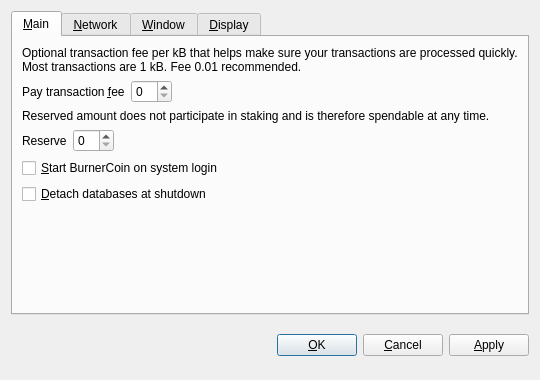
<?xml version="1.0" encoding="UTF-8"?>
<ui version="4.0">
 <class>OptionsDialog</class>
 <widget class="QDialog" name="OptionsDialog">
  <property name="geometry">
   <rect>
    <x>0</x>
    <y>0</y>
    <width>540</width>
    <height>380</height>
   </rect>
  </property>
  <property name="windowTitle">
   <string>Options</string>
  </property>
  <property name="modal">
   <bool>true</bool>
  </property>
  <layout class="QVBoxLayout" name="verticalLayout">
   <item>
    <widget class="QTabWidget" name="tabWidget">
     <property name="tabPosition">
      <enum>QTabWidget::North</enum>
     </property>
     <property name="currentIndex">
      <number>0</number>
     </property>
     <widget class="QWidget" name="tabMain">
      <attribute name="title">
       <string>&amp;Main</string>
      </attribute>
      <layout class="QVBoxLayout" name="verticalLayout_Main">
       <item>
        <widget class="QLabel" name="transactionFeeInfoLabel">
         <property name="text">
          <string>Optional transaction fee per kB that helps make sure your transactions are processed quickly. Most transactions are 1 kB. Fee 0.01 recommended.</string>
         </property>
         <property name="textFormat">
          <enum>Qt::PlainText</enum>
         </property>
         <property name="wordWrap">
          <bool>true</bool>
         </property>
        </widget>
       </item>
       <item>
        <layout class="QHBoxLayout" name="horizontalLayoutFee">
         <item>
          <widget class="QLabel" name="transactionFeeLabel">
           <property name="text">
            <string>Pay transaction &amp;fee</string>
           </property>
           <property name="textFormat">
            <enum>Qt::PlainText</enum>
           </property>
           <property name="buddy">
            <cstring>transactionFee</cstring>
           </property>
          </widget>
         </item>
         <item>
          <widget class="BitcoinAmountField" name="transactionFee"/>
         </item>
         <item>
          <spacer name="horizontalSpacerFee">
           <property name="orientation">
            <enum>Qt::Horizontal</enum>
           </property>
           <property name="sizeHint" stdset="0">
            <size>
             <width>40</width>
             <height>20</height>
            </size>
           </property>
          </spacer>
         </item>
        </layout>
       </item>
       <item>
        <widget class="QLabel" name="reserveBalanceInfoLabel">
         <property name="text">
          <string>Reserved amount does not participate in staking and is therefore spendable at any time.</string>
         </property>
         <property name="textFormat">
          <enum>Qt::PlainText</enum>
         </property>
         <property name="wordWrap">
          <bool>true</bool>
         </property>
        </widget>
       </item>
       <item>
        <layout class="QHBoxLayout" name="horizontalLayoutReserveBalance">
         <item>
          <widget class="QLabel" name="reserveBalanceLabel">
           <property name="text">
            <string>Reserve</string>
           </property>
           <property name="textFormat">
            <enum>Qt::PlainText</enum>
           </property>
           <property name="buddy">
            <cstring>reserveBalance</cstring>
           </property>
          </widget>
         </item>
         <item>
          <widget class="BitcoinAmountField" name="reserveBalance"/>
         </item>
         <item>
          <spacer name="horizontalSpacerReserveBalance">
           <property name="orientation">
            <enum>Qt::Horizontal</enum>
           </property>
           <property name="sizeHint" stdset="0">
            <size>
             <width>40</width>
             <height>20</height>
            </size>
           </property>
          </spacer>
         </item>
        </layout>
       </item>
       <item>
        <widget class="QCheckBox" name="bitcoinAtStartup">
         <property name="toolTip">
          <string>Automatically start BurnerCoin after logging in to the system.</string>
         </property>
         <property name="text">
          <string>&amp;Start BurnerCoin on system login</string>
         </property>
        </widget>
       </item>
       <item>
        <widget class="QCheckBox" name="detachDatabases">
         <property name="toolTip">
          <string>Detach block and address databases at shutdown. This means they can be moved to another data directory, but it slows down shutdown. The wallet is always detached.</string>
         </property>
         <property name="text">
          <string>&amp;Detach databases at shutdown</string>
         </property>
        </widget>
       </item>
       <item>
        <spacer name="verticalSpacer_Main">
         <property name="orientation">
          <enum>Qt::Vertical</enum>
         </property>
         <property name="sizeHint" stdset="0">
          <size>
           <width>20</width>
           <height>40</height>
          </size>
         </property>
        </spacer>
       </item>
      </layout>
     </widget>
     <widget class="QWidget" name="tabNetwork">
      <attribute name="title">
       <string>&amp;Network</string>
      </attribute>
      <layout class="QVBoxLayout" name="verticalLayout_Network">
       <item>
        <widget class="QCheckBox" name="mapPortUpnp">
         <property name="toolTip">
          <string>Automatically open the BurnerCoin client port on the router. This only works when your router supports UPnP and it is enabled.</string>
         </property>
         <property name="text">
          <string>Map port using &amp;UPnP</string>
         </property>
        </widget>
       </item>
       <item>
        <widget class="QCheckBox" name="connectSocks">
         <property name="toolTip">
          <string>Connect to the BurnerCoin network through a SOCKS proxy (e.g. when connecting through Tor).</string>
         </property>
         <property name="text">
          <string>&amp;Connect through SOCKS proxy:</string>
         </property>
        </widget>
       </item>
       <item>
        <layout class="QHBoxLayout" name="horizontalLayout_Network">
         <item>
          <widget class="QLabel" name="proxyIpLabel">
           <property name="text">
            <string>Proxy &amp;IP:</string>
           </property>
           <property name="textFormat">
            <enum>Qt::PlainText</enum>
           </property>
           <property name="buddy">
            <cstring>proxyIp</cstring>
           </property>
          </widget>
         </item>
         <item>
          <widget class="QValidatedLineEdit" name="proxyIp">
           <property name="maximumSize">
            <size>
             <width>140</width>
             <height>16777215</height>
            </size>
           </property>
           <property name="toolTip">
            <string>IP address of the proxy (e.g. 127.0.0.1)</string>
           </property>
          </widget>
         </item>
         <item>
          <widget class="QLabel" name="proxyPortLabel">
           <property name="text">
            <string>&amp;Port:</string>
           </property>
           <property name="textFormat">
            <enum>Qt::PlainText</enum>
           </property>
           <property name="buddy">
            <cstring>proxyPort</cstring>
           </property>
          </widget>
         </item>
         <item>
          <widget class="QLineEdit" name="proxyPort">
           <property name="maximumSize">
            <size>
             <width>55</width>
             <height>16777215</height>
            </size>
           </property>
           <property name="toolTip">
            <string>Port of the proxy (e.g. 9050)</string>
           </property>
          </widget>
         </item>
         <item>
          <widget class="QLabel" name="socksVersionLabel">
           <property name="text">
            <string>SOCKS &amp;Version:</string>
           </property>
           <property name="textFormat">
            <enum>Qt::PlainText</enum>
           </property>
           <property name="buddy">
            <cstring>socksVersion</cstring>
           </property>
          </widget>
         </item>
         <item>
          <widget class="QValueComboBox" name="socksVersion">
           <property name="toolTip">
            <string>SOCKS version of the proxy (e.g. 5)</string>
           </property>
          </widget>
         </item>
         <item>
          <spacer name="horizontalSpacer_Network">
           <property name="orientation">
            <enum>Qt::Horizontal</enum>
           </property>
           <property name="sizeHint" stdset="0">
            <size>
             <width>40</width>
             <height>20</height>
            </size>
           </property>
          </spacer>
         </item>
        </layout>
       </item>
       <item>
        <spacer name="verticalSpacer_Network">
         <property name="orientation">
          <enum>Qt::Vertical</enum>
         </property>
         <property name="sizeHint" stdset="0">
          <size>
           <width>20</width>
           <height>40</height>
          </size>
         </property>
        </spacer>
       </item>
      </layout>
     </widget>
     <widget class="QWidget" name="tabWindow">
      <attribute name="title">
       <string>&amp;Window</string>
      </attribute>
      <layout class="QVBoxLayout" name="verticalLayout_Window">
       <item>
        <widget class="QCheckBox" name="minimizeToTray">
         <property name="toolTip">
          <string>Show only a tray icon after minimizing the window.</string>
         </property>
         <property name="text">
          <string>&amp;Minimize to the tray instead of the taskbar</string>
         </property>
        </widget>
       </item>
       <item>
        <widget class="QCheckBox" name="minimizeOnClose">
         <property name="toolTip">
          <string>Minimize instead of exit the application when the window is closed. When this option is enabled, the application will be closed only after selecting Quit in the menu.</string>
         </property>
         <property name="text">
          <string>M&amp;inimize on close</string>
         </property>
        </widget>
       </item>
       <item>
        <spacer name="verticalSpacer_Window">
         <property name="orientation">
          <enum>Qt::Vertical</enum>
         </property>
         <property name="sizeHint" stdset="0">
          <size>
           <width>20</width>
           <height>40</height>
          </size>
         </property>
        </spacer>
       </item>
      </layout>
     </widget>
     <widget class="QWidget" name="tabDisplay">
      <attribute name="title">
       <string>&amp;Display</string>
      </attribute>
      <layout class="QVBoxLayout" name="verticalLayout_Display">
       <item>
        <layout class="QHBoxLayout" name="horizontalLayout_1_Display">
         <item>
          <widget class="QLabel" name="langLabel">
           <property name="text">
            <string>User Interface &amp;language:</string>
           </property>
           <property name="textFormat">
            <enum>Qt::PlainText</enum>
           </property>
           <property name="buddy">
            <cstring>lang</cstring>
           </property>
          </widget>
         </item>
         <item>
          <widget class="QValueComboBox" name="lang">
           <property name="toolTip">
            <string>The user interface language can be set here. This setting will take effect after restarting BurnerCoin.</string>
           </property>
          </widget>
         </item>
        </layout>
       </item>
       <item>
        <layout class="QHBoxLayout" name="horizontalLayout_2_Display">
         <item>
          <widget class="QLabel" name="unitLabel">
           <property name="text">
            <string>&amp;Unit to show amounts in:</string>
           </property>
           <property name="textFormat">
            <enum>Qt::PlainText</enum>
           </property>
           <property name="buddy">
            <cstring>unit</cstring>
           </property>
          </widget>
         </item>
         <item>
          <widget class="QValueComboBox" name="unit">
           <property name="toolTip">
            <string>Choose the default subdivision unit to show in the interface and when sending coins.</string>
           </property>
          </widget>
         </item>
        </layout>
       </item>
       <item>
        <widget class="QCheckBox" name="displayAddresses">
         <property name="toolTip">
          <string>Whether to show BurnerCoin addresses in the transaction list or not.</string>
         </property>
         <property name="text">
          <string>&amp;Display addresses in transaction list</string>
         </property>
        </widget>
       </item>
       <item>
        <widget class="QCheckBox" name="coinControlFeatures">
         <property name="toolTip">
          <string>Whether to show coin control features or not.</string>
         </property>
         <property name="text">
          <string>Display coin &amp;control features (experts only!)</string>
         </property>
        </widget>
       </item>
       <item>
        <spacer name="verticalSpacer_Display">
         <property name="orientation">
          <enum>Qt::Vertical</enum>
         </property>
         <property name="sizeHint" stdset="0">
          <size>
           <width>20</width>
           <height>40</height>
          </size>
         </property>
        </spacer>
       </item>
      </layout>
     </widget>
    </widget>
   </item>
   <item>
    <layout class="QHBoxLayout" name="horizontalLayout_Buttons">
     <item>
      <spacer name="horizontalSpacer_1">
       <property name="orientation">
        <enum>Qt::Horizontal</enum>
       </property>
       <property name="sizeHint" stdset="0">
        <size>
         <width>40</width>
         <height>48</height>
        </size>
       </property>
      </spacer>
     </item>
     <item>
      <widget class="QLabel" name="statusLabel">
       <property name="font">
        <font>
         <weight>75</weight>
         <bold>true</bold>
        </font>
       </property>
       <property name="text">
        <string/>
       </property>
       <property name="textFormat">
        <enum>Qt::PlainText</enum>
       </property>
       <property name="wordWrap">
        <bool>true</bool>
       </property>
      </widget>
     </item>
     <item>
      <spacer name="horizontalSpacer_2">
       <property name="orientation">
        <enum>Qt::Horizontal</enum>
       </property>
       <property name="sizeHint" stdset="0">
        <size>
         <width>40</width>
         <height>48</height>
        </size>
       </property>
      </spacer>
     </item>
     <item>
      <widget class="QPushButton" name="okButton">
       <property name="text">
        <string>&amp;OK</string>
       </property>
      </widget>
     </item>
     <item>
      <widget class="QPushButton" name="cancelButton">
       <property name="text">
        <string>&amp;Cancel</string>
       </property>
       <property name="autoDefault">
        <bool>false</bool>
       </property>
      </widget>
     </item>
     <item>
      <widget class="QPushButton" name="applyButton">
       <property name="text">
        <string>&amp;Apply</string>
       </property>
       <property name="autoDefault">
        <bool>false</bool>
       </property>
      </widget>
     </item>
    </layout>
   </item>
  </layout>
 </widget>
 <customwidgets>
  <customwidget>
   <class>BitcoinAmountField</class>
   <extends>QSpinBox</extends>
   <header>bitcoinamountfield.h</header>
  </customwidget>
  <customwidget>
   <class>QValueComboBox</class>
   <extends>QComboBox</extends>
   <header>qvaluecombobox.h</header>
  </customwidget>
  <customwidget>
   <class>QValidatedLineEdit</class>
   <extends>QLineEdit</extends>
   <header>qvalidatedlineedit.h</header>
  </customwidget>
 </customwidgets>
 <resources/>
 <connections/>
</ui>
